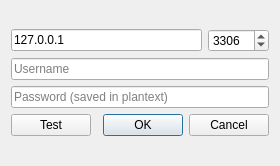
<?xml version="1.0" encoding="UTF-8"?>
<ui version="4.0">
 <class>Dialog</class>
 <widget class="QDialog" name="Dialog">
  <property name="windowModality">
   <enum>Qt::NonModal</enum>
  </property>
  <property name="geometry">
   <rect>
    <x>0</x>
    <y>0</y>
    <width>280</width>
    <height>166</height>
   </rect>
  </property>
  <property name="windowTitle">
   <string>Connect — Database Dossier</string>
  </property>
  <property name="sizeGripEnabled">
   <bool>false</bool>
  </property>
  <layout class="QGridLayout" name="gridLayout">
   <item row="0" column="0">
    <layout class="QVBoxLayout" name="verticalLayout">
     <item>
      <layout class="QHBoxLayout" name="horizontalLayout_2">
       <property name="spacing">
        <number>6</number>
       </property>
       <item>
        <widget class="QLineEdit" name="host">
         <property name="text">
          <string>127.0.0.1</string>
         </property>
         <property name="placeholderText">
          <string>host</string>
         </property>
        </widget>
       </item>
       <item>
        <widget class="QSpinBox" name="port">
         <property name="maximum">
          <number>65535</number>
         </property>
         <property name="value">
          <number>3306</number>
         </property>
        </widget>
       </item>
      </layout>
     </item>
     <item>
      <widget class="QLineEdit" name="user">
       <property name="placeholderText">
        <string>Username</string>
       </property>
      </widget>
     </item>
     <item>
      <widget class="QLineEdit" name="password">
       <property name="echoMode">
        <enum>QLineEdit::Password</enum>
       </property>
       <property name="placeholderText">
        <string>Password (saved in plantext)</string>
       </property>
      </widget>
     </item>
     <item>
      <layout class="QHBoxLayout" name="horizontalLayout">
       <item>
        <widget class="QPushButton" name="test">
         <property name="text">
          <string>Test</string>
         </property>
         <property name="icon">
          <iconset theme="know"/>
         </property>
        </widget>
       </item>
       <item>
        <widget class="QDialogButtonBox" name="button_box">
         <property name="orientation">
          <enum>Qt::Horizontal</enum>
         </property>
         <property name="standardButtons">
          <set>QDialogButtonBox::Cancel|QDialogButtonBox::Ok</set>
         </property>
        </widget>
       </item>
      </layout>
     </item>
    </layout>
   </item>
  </layout>
 </widget>
 <resources/>
 <connections/>
</ui>
